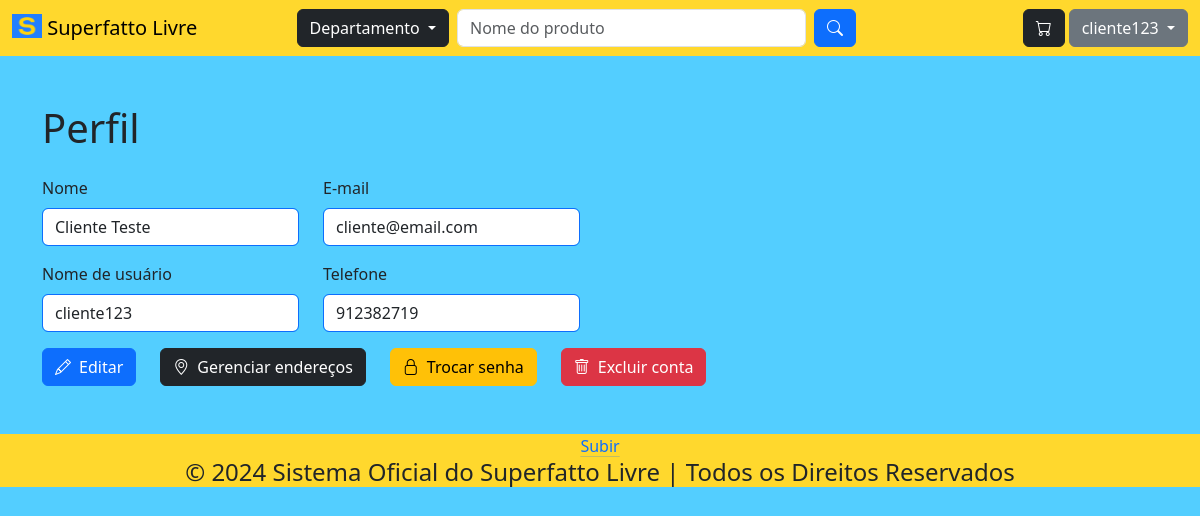
/conta/encaminharPerfil (signed in), run on the app's committed database.
### tables this page shows
CREATE TABLE IF NOT EXISTS `cliente` (
  `codigo` INT NOT NULL AUTO_INCREMENT,
  `telefone` VARCHAR(45) NULL,
  PRIMARY KEY (`codigo`),
  CONSTRAINT `fk_cliente_conta1`
    FOREIGN KEY (`codigo`)
    REFERENCES `conta` (`codigo`)
    ON DELETE NO ACTION
    ON UPDATE NO ACTION);

CREATE TABLE IF NOT EXISTS `conta` (
  `codigo` INT NOT NULL AUTO_INCREMENT,
  `nome` VARCHAR(45) NULL,
  `email` VARCHAR(45) NULL,
  `nome_usuario` VARCHAR(45) NULL,
  `senha` VARCHAR(255) NULL,
  `tipo` VARCHAR(45) NULL,
  PRIMARY KEY (`codigo`),
  UNIQUE INDEX `nome_usuario_UNIQUE` (`nome_usuario` ASC),
  UNIQUE INDEX `email_UNIQUE` (`email` ASC));

### App/Controller/BaseController.php (called while the page is built, shortened)
<?php
abstract class BaseController
{
    protected array $dados;
    public function __construct()
    {
        $this->dados = [];
    }
    public function renderizar(string $view)
    {
        $dados = $this->getDados();
        require_once PATH . '/App/View/layout/header.php';
        require_once PATH . '/App/View/layout/menu.php';
        require_once PATH . '/App/View/' . $view . '.php';
        require_once PATH . '/App/View/layout/footer.php';
    }
    public function getDados()
    {
        return $this->dados;
    }
    public function setDados($nomeChave, $valorDado)
    {
        if ($nomeChave != "" && $valorDado != "") {
            $this->dados[$nomeChave] = $valorDado;
        }
    }
}

### index.php (called while the page is built, shortened)
<?php
try
{
    $app = new App();
    $app->identificarController();
    $app->executarController();
} catch (Exception $excecao) {
    throw new Exception("Erro na execução do sistema", $excecao->getCode());
}

### App/Model/Entidades/Conta/Conta.php (called while the page is built, shortened)
<?php
abstract class Conta
{
    protected int $codigo;
    protected string $nome;
    protected string $email;
    protected string $nomeUsuario;
    protected string $tipo;
    public function __construct(int $codigo = 0, string $nome = "", string $email = "", string $nomeUsuario = "", string $senha = "",
        string $tipo = "")
    {
        $this->codigo = $codigo;
        $this->nome = $nome;
        $this->email = $email;
        $this->nomeUsuario = $nomeUsuario;
        $this->tipo = $tipo;
    }
    public static function localizar($codigo, $tipo)
    {
        $contaDAO = new ContaDAO();
        $resultado = $contaDAO->localizar($codigo, $tipo);
        return $resultado;
    }
    public function getCodigo() : int
    {
        return $this->codigo;
    }
    public function getNome() : string
    {
        return $this->nome;
    }
    public function getEmail() : string
    {
        return $this->email;
    }
    public function getNomeUsuario() : string
    {
        return $this->nomeUsuario;
    }
    public function getTipo() : string
    {
        return $this->tipo;
    }
}

### App/Model/DAO/BaseDAO.php (called while the page is built, shortened)
<?php
abstract class BaseDAO
{
    private $conexao;
    public function __construct()
    {
        $this->conexao = Conexao::getConexao();
    }
    public function select($sql)
    {
        return $this->conexao->query($sql);
    }
}

### App/Lib/Conexao.php (called while the page is built, shortened)
<?php
class Conexao
{
    public static function getConexao()
    {
        $dsn = DB_DRIVER . ':host=' . DB_HOST . ';dbname=' . DB_NAME . ";";
        $conexao = new PDO($dsn , DB_USER, DB_PASSWORD);
        $conexao->setAttribute(PDO::ATTR_ERRMODE, PDO::ERRMODE_EXCEPTION);
        return $conexao;
    }
}

### App/Model/DAO/ContaDAO.php (called while the page is built, shortened)
<?php
class ContaDAO extends BaseDAO
{
    public function localizar($codigo, $tipo)
    {
        try {
            if ($tipo == 'administrador') {
                $pdoStatement = $this->select("SELECT c.*, a.cod_credencial, cr.nome nome_credencial
                FROM conta c, administrador a, credencial cr
                WHERE c.codigo = $codigo AND a.codigo = $codigo AND cr.codigo = a.cod_credencial");
                $arrayResultado = $pdoStatement->fetch(PDO::FETCH_ASSOC);
                $conta = new Administrador(
                    $arrayResultado['codigo'],
                    $arrayResultado['nome'],
                    $arrayResultado['email'],
                    $arrayResultado['nome_usuario'],
                    $arrayResultado['senha'],
                    $arrayResultado['tipo'],
                    $arrayResultado['cod_credencial'],
                    $arrayResultado['nome_credencial']
                );
            }
            else if ($tipo == 'cliente') {
                $pdoStatement = $this->select("SELECT c.*, cl.telefone FROM conta c, cliente cl
                    WHERE c.codigo = $codigo AND cl.codigo = $codigo");
                $arrayResultado = $pdoStatement->fetch(PDO::FETCH_ASSOC);
                $conta = new Cliente(
                    $arrayResultado['codigo'],
                    $arrayResultado['nome'],
                    $arrayResultado['email'],
                    $arrayResultado['nome_usuario'],
                    $arrayResultado['senha'],
                    $arrayResultado['tipo'],
                    $arrayResultado['telefone']
                );
            }
            return $conta;
        }
        catch (Exception $excecao) {
            $erro = new Exception("Erro " . $excecao->getCode() . ". Erro no acesso aos dados");
            return $erro;
        }
    }
}

### App/Model/Entidades/Conta/Cliente.php (called while the page is built, shortened)
<?php
class Cliente extends Conta
{
    private string $telefone;
    public function __construct(int $codigo = 0, string $nome = "", string $email = "", string $nomeUsuario = "", string $senha = "",
        string $tipo = "", string $telefone = "")
    {
        $this->telefone = $telefone;
    }
    public function getTelefone() : string
    {
        return $this->telefone;
    }
}

### App/Lib/Sessao.php (called while the page is built, shortened)
<?php
class Sessao
{
    public static function getTipoConta()
    {
        if (isset($_SESSION['tipo']))
            return $_SESSION['tipo'];
        return false;
    }
}

### App/View/conta/perfil.php (the view, shortened to what this page needs)
<div class="container-sm my-5">
  <?php if (isset($dados['conta']) && !empty($dados['conta'])) { ?>
    <div class="row mb-3">
      <div class="col-auto">
        <h1>Perfil</h1>
      </div>
    </div>
    <div class="row mb-3">
        <div class="col-auto">
          <label for="nome" class="form-label">Nome</label>
          <input type="text" class="form-control border border-primary" id="nome" name="nome"
          value="<?= $dados['conta']->getNome() ?>" readonly>
        </div>
        <div class="col-auto">
            <label for="email" class="form-label">E-mail</label>
            <input type="text" class="form-control border border-primary" id="email" name="email"
            value="<?= $dados['conta']->getEmail() ?>" readonly>
        </div>
    </div>
    <div class="row mb-3">
      <div class="col-auto">
        <label for="nome_usuario" class="form-label">Nome de usuário</label>
        <input class="form-control border border-primary" id="nome_usuario" name="nome_usuario"
        value="<?= $dados['conta']->getNomeUsuario(); ?>" readonly>
      </div>
    <?php if ($dados['conta']->getTipo() == 'administrador') { ?>
        <div class="col-auto">
          <label for="credencial" class="form-label">Credencial</label>
          <input class="form-control border border-primary" id="credencial"
          name="credencial" value="<?= $dados['conta']->getCredencial()->getNome() ?>" readonly>
        </div>
    <?php } else if ($dados['conta']->getTipo() == 'cliente') { ?>
        <div class="col-auto">
          <label for="telefone" class="form-label">Telefone</label>
          <input class="form-control border border-primary" id="telefone" name="telefone"
          value="<?= $dados['conta']->getTelefone() ?>" readonly>
        </div>
    <?php } ?>
    </div>
    <div class="row">
      <div class="col-auto">
        <a href="http://<?=APP_HOST?>/conta/encaminharEdicao/<?= $dados['conta']->getCodigo() ?>" class="btn btn-primary">
            <i class="bi bi-pencil">&ensp;</i>Editar
        </a>
      </div>
      <?php if ($sessao::getTipoConta() == "cliente") { ?>
        <div class="col-auto">
          <a href="http://<?=APP_HOST?>/endereco" class="btn btn-dark">
              <i class="bi bi-geo-alt">&ensp;</i>Gerenciar endereços
          </a>
        </div>
      <?php } ?>
      <div class="col-auto">
        <a href="http://<?=APP_HOST?>/conta/encaminharTrocaSenha/<?= $dados['conta']->getCodigo() ?>" class="btn btn-warning">
            <i class="bi bi-lock">&ensp;</i>Trocar senha
        </a>
      </div>
      <div class="col-auto">
        <a href="http://<?=APP_HOST?>/conta/encaminharExclusao/<?= $dados['conta']->getCodigo() ?>" class="btn btn-danger">
          <i class="bi bi-trash">&ensp;</i>Excluir conta
        </a>
      </div>
    </div>
  <?php } ?>
</div>

### public/css/estilo.css (style rules this page uses)
body { background-color: #53ceff; }

### data on the page
cliente: nome "Cliente Teste", email "cliente@email.com", nome_usuario "cliente123", telefone "912382719"

### other printed values
$sessao::getNomeUsuario() "cliente123"
